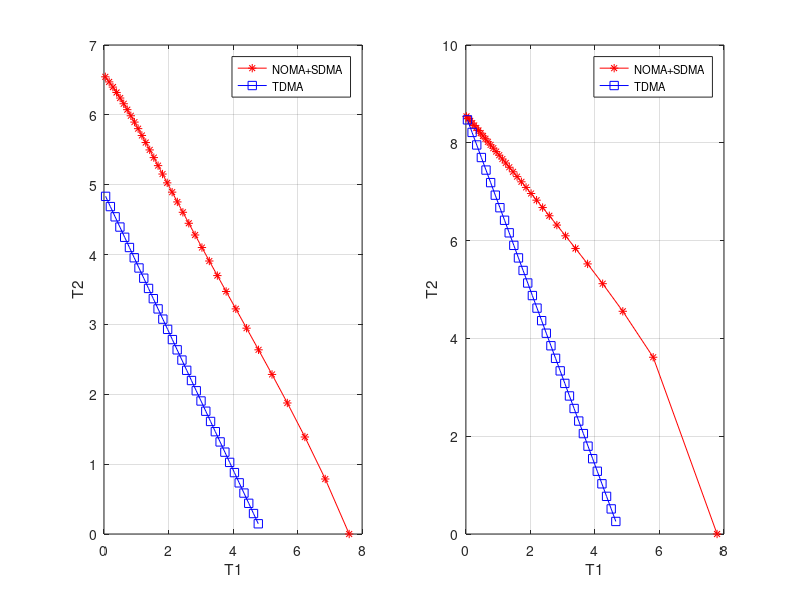

Source code (MATLAB):
%%%%%%%%%%%%%%%%%%%
% Created in 2017/4
%% B.Sc. Senior Project
%% By Sondos A. Alshami
%% Telecommunication Engineering 
%% Lebanese International University
%%%%%%%%%%%%%%%%%%%%%%%%%%%
clear;
p_total= 3;
h1=4;
h2=1;
f=0:0.03:1;
p1=p_total*f;
p2=p_total-p1;
R1=1.55*(log2(1+p1*h1))/2+(log2(1+p1*h1));
R2=3.8*log2(1+p2*h2)./(h2*p1+1)
R3=1.45*(f.*log2(1+p1*h1./f))/1.099;
R4=1.7*(1.45*(1-f).*log2(1+p2*h2./(1-f)));

p_total2= 25;
h12=15;
h22=2.5;
f2=0:0.03:1;
p12=p_total2*f2;
p22=p_total2-p12;
R12=log2(1+p12*h12);
R22=1.3*log2(1+p22*h22./(h22*p12+1))
R32=f2.*log2(1+p12*h12./f2);
R42=0.8*(1-f2).*log2(1+p22*h22./(1-f2));
subplot(2,2,[1,3])
plot(R2,R1,'-*r',R4,R3,'-sb');grid
%title('( a )')

xlabel('T1'); ylabel('T2');
legend({'NOMA+SDMA','TDMA'},'FontSize',8);
 subplot(2,2,[2,4])
plot(R22,R12,'-*r',R42,R32,'-sb');grid
%title(' ( b )')
xlabel('T1'); ylabel('T2');
legend({'NOMA+SDMA','TDMA'},'FontSize',8);